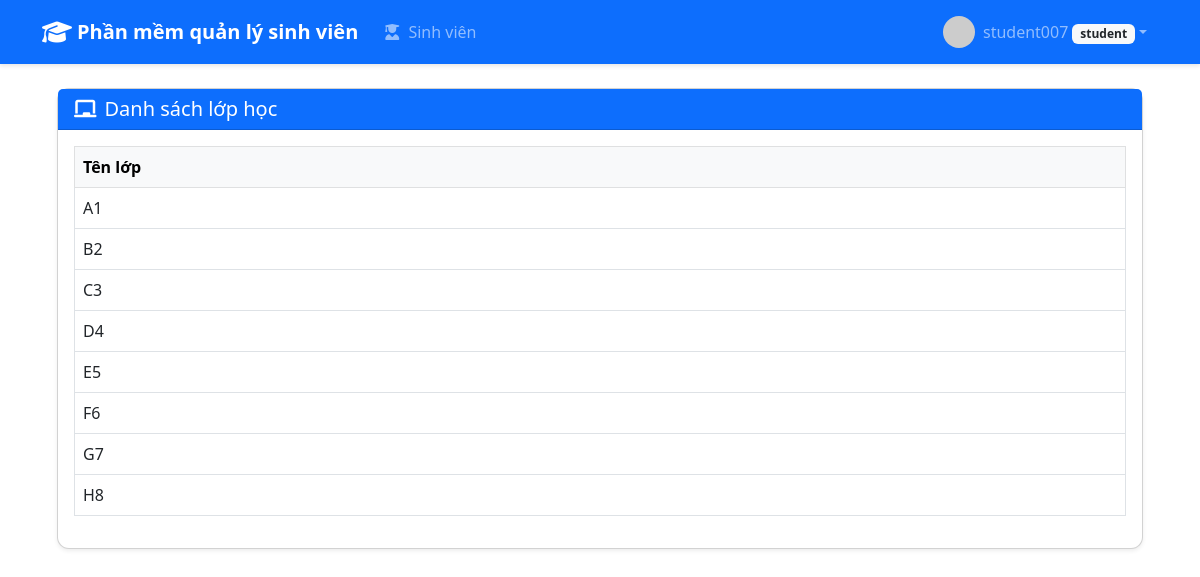
Screenshot of /classes/list (signed in) with the database file from the repository.
### app/models.py (models this page shows, shortened)
class User(db.Model, UserMixin):
    id = db.Column(db.Integer, primary_key=True)
    username = db.Column(db.String(64), unique=True, nullable=False)
    password_hash = db.Column(db.String(128), nullable=False)
    role = db.Column(db.String(20), nullable=False)
    email = db.Column(db.String(100), unique=True)
    fullname = db.Column(db.String(100))
    phone = db.Column(db.String(20))
    birthdate = db.Column(db.Date)
    gender = db.Column(db.String(10))
    avatar = db.Column(db.String(255))
    teacher_code = db.Column(db.String(20), unique=True)
    student_code = db.Column(db.String(20), unique=True)
    class_id = db.Column(db.Integer, db.ForeignKey('class.id'))
    score = db.Column(db.Float)
    updated_at = db.Column(db.DateTime, default=datetime.utcnow, onupdate=datetime.utcnow)
    reset_password_token = db.Column(db.String(128))
    reset_password_expires = db.Column(db.DateTime)
    classes = db.relationship('Class', secondary=teacher_class, backref='teachers')

class Class(db.Model):
    id = db.Column(db.Integer, primary_key=True)
    name = db.Column(db.String(50), unique=True, nullable=False)
    students = db.relationship('User', backref='class_', lazy=True, foreign_keys='User.class_id')

### app/classes/routes.py (the view)
@classes_bp.route('/')
@classes_bp.route('/list')
@login_required
def class_list():
    classes = Class.query.order_by(Class.name).all()
    return render_template('classes/index.html', classes=classes)

### app/__init__.py (called while the page is built)
@login_manager.user_loader
def load_user(user_id):
    from app.models import User
    return User.query.get(int(user_id))

### app/templates/classes/index.html (shortened to what this page needs)
{% extends 'base.html' %}
{% block content %}
<div class="container-fluid">
    <div class="row mb-4">
        <div class="col-12">
            <div class="card shadow-sm">
                <div class="card-header bg-primary text-white d-flex justify-content-between align-items-center">
                    <h5 class="mb-0"><i class="fas fa-chalkboard me-2"></i>Danh sách lớp học</h5>
                </div>
                <div class="card-body">
                    {% if classes %}
                    <div class="table-responsive">
                        <table class="table table-hover table-bordered align-middle">
                            <thead class="table-light">
                                <tr>
                                    <th>Tên lớp</th>
                                </tr>
                            </thead>
                            <tbody>
                                {% for class_obj in classes %}
                                <tr>
                                    <td>{{ class_obj.name }}</td>
                                </tr>
                                {% endfor %}
                            </tbody>
                        </table>
                    </div>
                    {% else %}
                    <div class="alert alert-info text-center my-4">
                        <i class="fas fa-info-circle me-2"></i>Không có lớp học nào
                    </div>
                    {% endif %}
                </div>
            </div>
        </div>
    </div>
</div>
{% endblock %}

### app/templates/base.html (shortened to what this page needs)
<!DOCTYPE html>
<html lang="vi">
<head>
    <link href="https://cdn.jsdelivr.net/npm/bootstrap@5.3.0-alpha1/dist/css/bootstrap.min.css" rel="stylesheet">
    <link rel="stylesheet" href="https://cdnjs.cloudflare.com/ajax/libs/font-awesome/6.1.1/css/all.min.css">
    <link rel="stylesheet" href="{{ url_for('static', filename='css/styles.css') }}">
</head>
<body>
    <nav class="navbar navbar-expand-lg navbar-dark bg-primary">
        <div class="container d-flex align-items-center justify-content-between">
            <span class="navbar-brand mb-0 d-flex align-items-center">
                <i class="fas fa-graduation-cap logo-icon"></i> Phần mềm quản lý sinh viên
            </span>
            <div class="collapse navbar-collapse" id="navbarNav">
                <ul class="navbar-nav">
                    {% if current_user.is_authenticated %}
                    {% if current_user.role == 'student' %}
                        <li class="nav-item">
                            <a class="nav-link {% if request.path.startswith('/students') %}active{% endif %}" href="{{ url_for('students.student_list') }}">
                                <i class="fas fa-user-graduate"></i> Sinh viên
                            </a>
                        </li>
                    {% endif %}
                    {% endif %}
                </ul>
                <ul class="navbar-nav ms-auto">
                    {% if current_user.is_authenticated %}
                    <li class="nav-item dropdown">
                        <a class="nav-link dropdown-toggle d-flex align-items-center" href="#" id="userDropdown" role="button" data-bs-toggle="dropdown" aria-expanded="false">
                            <div class="user-avatar overflow-hidden me-2">
                                {% if current_user.avatar %}
                                    <img src="{{ current_user.avatar }}" alt="avatar" style="width:32px;height:32px;object-fit:cover;border-radius:50%;">
                                {% else %}
                                    <i class="fas fa-user fa-lg"></i>
                                {% endif %}
                            </div>
                            <span>{{ current_user.username }} <small class="badge bg-light text-dark">{{ current_user.role }}</small></span>
                        </a>
                    </li>
                    {% else %}
                    <li class="nav-item">
                        <a class="nav-link" href="{{ url_for('auth.login') }}">
                            <i class="fas fa-sign-in-alt"></i> Đăng nhập
                        </a>
                    </li>
                    {% endif %}
                </ul>
            </div>
        </div>
    </nav>
    <div class="custom-container mt-4">
        {% block content %}{% endblock %}
    </div>
</body>
</html>

### app/static/css/styles.css (style rules this page uses)
:root { --primary-color: #2563eb; --hover-color: #1d4ed8; }
.navbar { box-shadow: 0 2px 4px rgba(0,0,0,0.1); }
.card { border-radius: 12px; transition: transform 0.2s ease; }
.custom-container { width: 100%; max-width: 100%; margin-left: auto; margin-right: auto; padding-left: 15px; padding-right: 15px; }
@media (min-width: 576px) { .custom-container { max-width: 540px; } }
@media (min-width: 768px) { .custom-container { max-width: 720px; } }
@media (min-width: 992px) { .custom-container { max-width: 960px; } }
@media (min-width: 1200px) { .custom-container { max-width: 1140px; } }
.navbar-nav .nav-link { padding: 0.5rem 1rem; border-radius: 5px; transition: all 0.3s; margin: 0 3px; }
.navbar-nav .nav-link i { margin-right: 5px; }
body { overflow-x: hidden; }
.navbar { padding-top: 0.5rem; padding-bottom: 0.5rem; }
.logo-icon { font-size: 1.5rem; margin-right: 5px; vertical-align: middle; }
.navbar-brand { font-weight: 600; font-size: 1.25rem; margin-right: 1rem; }

### rows the page displays
User: username "student007", role "student"
Class: name "A1"
Class: name "B2"
Class: name "C3"
Class: name "D4"
Class: name "E5"
Class: name "F6"
Class: name "G7"
Class: name "H8"
